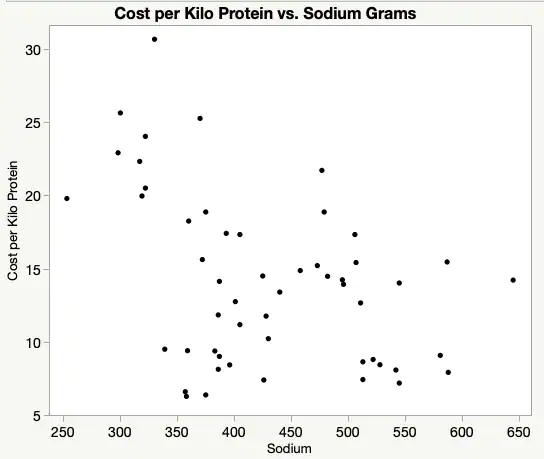
#> input picture Server/assets/scatterplot1.webp, 544 x 459 px
$ python template-matching.py
#> lines starting #> are read from the running program, lines starting #| are printed output that depends on the picture
import numpy as np
import cv2 as cv
import matplotlib.pyplot as plt

graphType = ""
# Line Graph
# img1 = cv.imread('assets/line-graph.jpg',cv.IMREAD_GRAYSCALE)          # queryImage
# img1 = cv.imread('assets/line-graph2.webp',cv.IMREAD_GRAYSCALE)          # queryImage

# Bar Graph
# img1 = cv.imread('assets/bargraph.png',cv.IMREAD_GRAYSCALE)          # queryImage
# img1 = cv.imread('assets/barchart.jpg',cv.IMREAD_GRAYSCALE)          # queryImage

# Pie Chart
# img1 = cv.imread('assets/piechart1.jpg',
#                  cv.IMREAD_GRAYSCALE)          # queryImage


# Scatterplot
img1 = cv.imread('assets/scatterplot1.webp',
                 cv.IMREAD_GRAYSCALE)          # queryImage
#> img1: shape (459, 544); min 0, max 255, mean 247.8


def line_graph():
    img2 = cv.imread('assets/line-graph-copy.jpg', cv.IMREAD_GRAYSCALE)
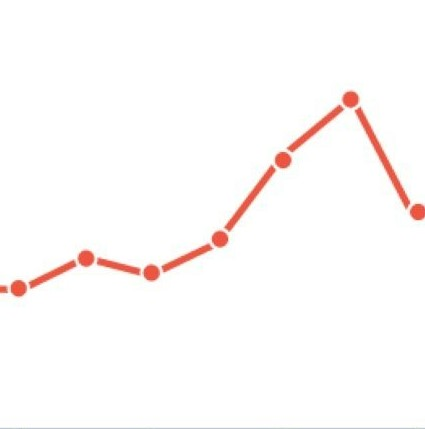
#> input picture Server/assets/line-graph-copy.jpg, 425 x 429 px
#> img2: shape (429, 425); min 115, max 255, mean 251.5

    sift = cv.SIFT_create()
    keypts1, desc1 = sift.detectAndCompute(img1, None)
#> keypts1 = 639 keypoints; strongest (x, y, size): (202, 259, 3.4), (300, 270, 3.4), (440, 355, 3.4), (187, 350, 3.4)
    keypts2, desc2 = sift.detectAndCompute(img2, None)
#> keypts2 = 84 keypoints; strongest (x, y, size): (351, 98, 10.2), (18, 288, 10.3), (86, 258, 10.3), (151, 273, 10.3)

    FLANN_INDEX_KDTREE = 1
    index_params = dict(algorithm=FLANN_INDEX_KDTREE, trees=5)
    search_params = dict(checks=50)
    flann = cv.FlannBasedMatcher(index_params, search_params)
    matches = flann.knnMatch(desc1, desc2, k=2)
#> matches = 639 matches

    goodMatches = 0

    matchesMask = [[0, 0] for i in range(len(matches))]
#> matchesMask = 639 pairs, first value 0 to 0, second value 0 to 0

    for i, (m, n) in enumerate(matches):
        if m.distance < 0.7*n.distance:
            goodMatches += 1
            matchesMask[i] = [1, 0]
#> after the loop, goodMatches = 0

    if(goodMatches > 5):
        graphType = "linegraph"
        print("Graph is a " + graphType)


def barchart():
    img2 = cv.imread('assets/barchart-template.jpg', cv.IMREAD_GRAYSCALE)
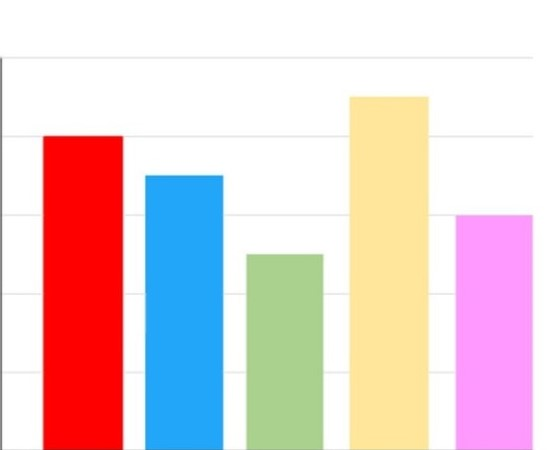
#> input picture Server/assets/barchart-template.jpg, 560 x 450 px
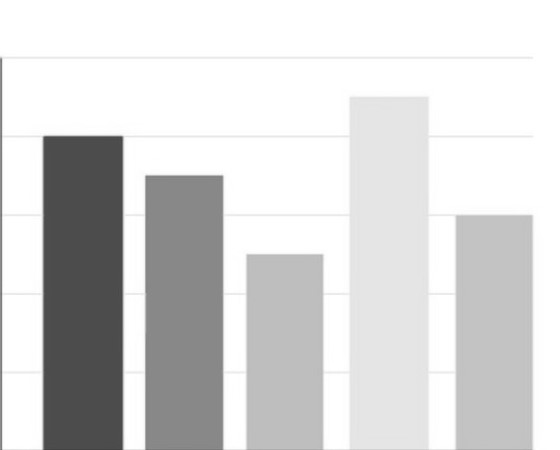
#> img2: shape (450, 560); min 67, max 255, mean 215

    sift = cv.SIFT_create()

    keypts1, desc1 = sift.detectAndCompute(img1, None)
    keypts2, desc2 = sift.detectAndCompute(img2, None)
#> keypts2 = 27 keypoints; strongest (x, y, size): (81, 173, 55.9), (192, 207, 46.5), (156, 185, 15.9), (242, 239, 31.8)

    FLANN_INDEX_KDTREE = 1
    index_params = dict(algorithm=FLANN_INDEX_KDTREE, trees=5)
    search_params = dict(checks=50)
    flann = cv.FlannBasedMatcher(index_params, search_params)
    matches = flann.knnMatch(desc1, desc2, k=2)
#> matches = 639 matches

    goodMatches = 0
    matchesMask = [[0, 0] for i in range(len(matches))]
#> matchesMask = 639 pairs, first value 0 to 0, second value 0 to 0

    for i, (m, n) in enumerate(matches):
        if m.distance < 0.7*n.distance:
            goodMatches += 1
            matchesMask[i] = [1, 0]
#> after the loop, goodMatches = 4; matchesMask = 639 pairs, first value 0 to 1, second value 0 to 0

    if(goodMatches > 5):
        graphType = "barchart"
        print("Graph is a " + graphType)


def pie_chart():
    img2 = cv.imread('assets/piechart-template.jpg', cv.IMREAD_GRAYSCALE)
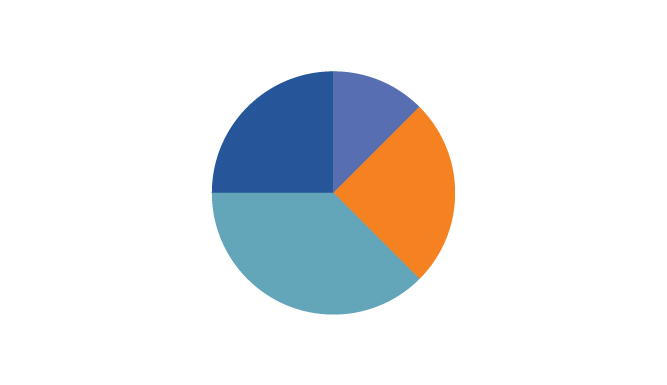
#> input picture Server/assets/piechart-template.jpg, 667 x 385 px
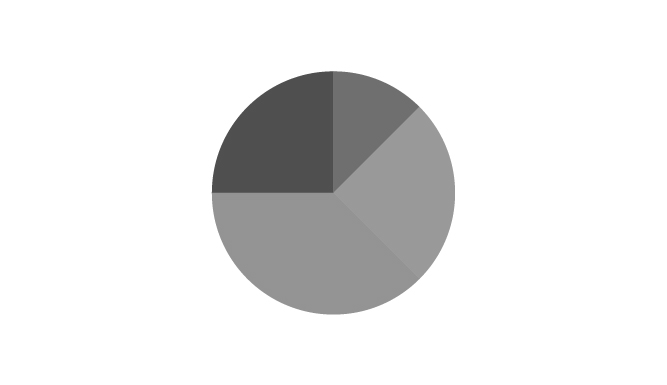
#> img2: shape (385, 667); min 78, max 255, mean 231.9

    sift = cv.SIFT_create()

    keypts1, desc1 = sift.detectAndCompute(img1, None)
    keypts2, desc2 = sift.detectAndCompute(img2, None)
#> keypts2 = 6 keypoints; (x, y, size): (314, 166, 135.5), (314, 166, 135.5), (314, 166, 135.5), (314, 166, 135.5), (213, 191, 2.5), (336, 72, 2)

    FLANN_INDEX_KDTREE = 1
    index_params = dict(algorithm=FLANN_INDEX_KDTREE, trees=5)
    search_params = dict(checks=50)
    flann = cv.FlannBasedMatcher(index_params, search_params)
    matches = flann.knnMatch(desc1, desc2, k=2)
#> matches = 639 matches

    goodMatches = 0

    matchesMask = [[0, 0] for i in range(len(matches))]
#> matchesMask = 639 pairs, first value 0 to 0, second value 0 to 0

    for i, (m, n) in enumerate(matches):
        if m.distance < 0.7*n.distance:
            goodMatches += 1
            matchesMask[i] = [1, 0]
#> after the loop, goodMatches = 0

    if(goodMatches > 5):
        graphType = "piechart"
        print("Graph is a " + graphType)


def scatterplot():
    img2 = cv.imread('assets/scatterplot-template.png', cv.IMREAD_GRAYSCALE)
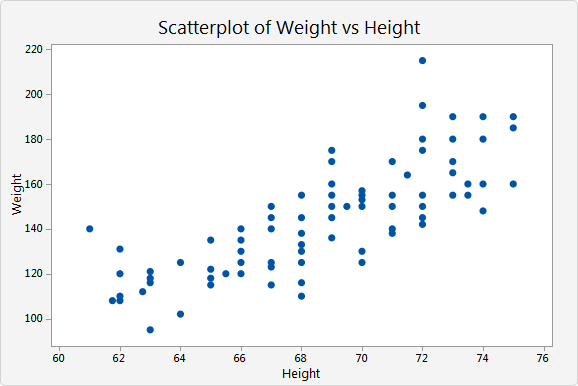
#> input picture Server/assets/scatterplot-template.png, 578 x 386 px
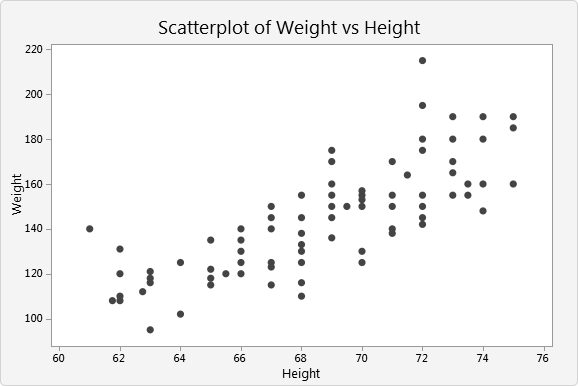
#> img2: shape (386, 578); min 0, max 255, mean 245.9

    sift = cv.SIFT_create()

    keypts1, desc1 = sift.detectAndCompute(img1, None)
    keypts2, desc2 = sift.detectAndCompute(img2, None)
#> keypts2 = 319 keypoints; strongest (x, y, size): (301, 262, 4.5), (180, 262, 4.5), (422, 105, 4.5), (301, 233, 4.5)

    FLANN_INDEX_KDTREE = 1
    index_params = dict(algorithm=FLANN_INDEX_KDTREE, trees=5)
    search_params = dict(checks=50)   # or pass empty dictionary
    flann = cv.FlannBasedMatcher(index_params, search_params)
    matches = flann.knnMatch(desc1, desc2, k=2)
#> matches = 639 matches

    goodMatches = 0

    matchesMask = [[0, 0] for i in range(len(matches))]
#> matchesMask = 639 pairs, first value 0 to 0, second value 0 to 0

    for i, (m, n) in enumerate(matches):
        if m.distance < 0.7*n.distance:
            goodMatches += 1
            matchesMask[i] = [1, 0]
#> after the loop, goodMatches = 34; matchesMask = 639 pairs, first value 0 to 1, second value 0 to 0

    if(goodMatches > 5):
        graphType = "scatterplot"
        print("Graph is a " + graphType)


if __name__ == "__main__":

    line_graph()
    barchart()
    pie_chart()
    scatterplot()
